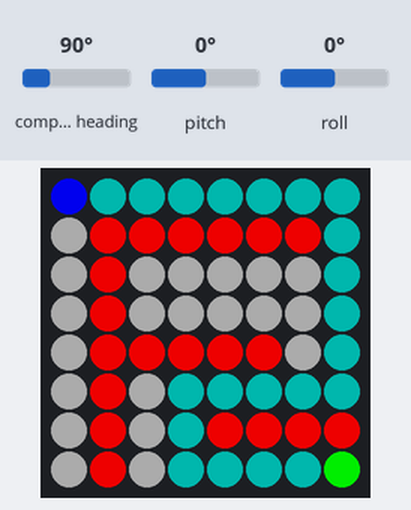
Bench run of a program on a simulated Raspberry Pi (BCM pin numbers) with a Sense HAT. Shown: the Sense HAT's 8×8 RGB LED matrix. Inputs (shaded band) come from the test bench; at power-on: pitch 0°, compass heading 90°, roll 0°. Dim RGB values are drawn brighter than linear; the 64×8 strip is a reading aid, not a part: it shows the text the matrix is scrolling, unrolled, one strip-width of it at a time; the Sense HAT reports a negative pitch or roll as 360° plus the angle. At 7.8 s the program stops and its outputs stay as they are.

Above: at 1.2 s.
1.3 s: pitch set to 14°
2.8 s: pitch set to 18°
At 2.86 s:
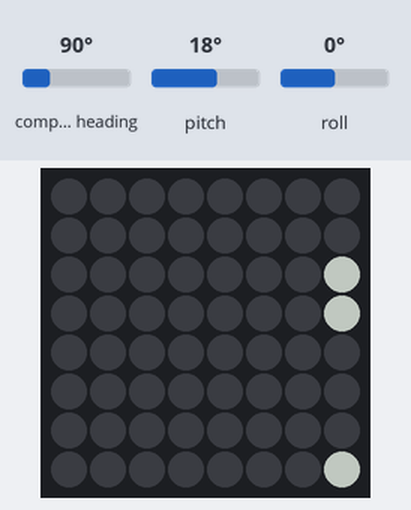
At 8.2 s:
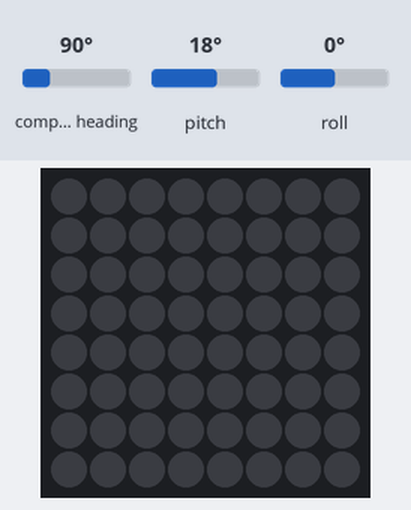

The program:

GyroSensor.py
```python
from sense_hat import SenseHat
from time import sleep

x = 0
y = 0

A = [200, 0, 0]
B = [50, 50, 50]
C = [0, 200, 0]

dy = [-1, 1, 0, 0]
dx = [0, 0, -1, 1]

sense = SenseHat()

MAP = [
    B, B, B, B, B, B, B, B,
    B, A, A, A, A, A, A, B,
    B, A, B, B, B, B, B, B,
    B, A, B, B, B, B, B, B,
    B, A, A, A, A, A, B, B,
    B, A, B, B, B, B, B, B,
    B, A, B, B, A, A, A, A,
    B, A, B, B, B, B, B, C]

paths = []
visited = [
    0, 0, 0, 0, 0, 0, 0, 0,
    0, 0, 0, 0, 0, 0, 0, 0,
    0, 0, 0, 0, 0, 0, 0, 0,
    0, 0, 0, 0, 0, 0, 0, 0,
    0, 0, 0, 0, 0, 0, 0, 0,
    0, 0, 0, 0, 0, 0, 0, 0,
    0, 0, 0, 0, 0, 0, 0, 0,
    0, 0, 0, 0, 0, 0, 0, 0]


def UP():
    global y, A
    if y >= 0 and MAP[8 * (y - 1) + x] != A: y -= 1


def DOWN():
    global y, A
    if y < 7 and MAP[8 * (y + 1) + x] != A: y += 1


def LEFT():
    global x, A
    if x >= 0 and MAP[8 * y + (x - 1)] != A: x -= 1


def RIGHT():
    global x, A
    if x < 7 and MAP[8 * y + (x + 1)] != A: x += 1


def DFS(mx, my, path=[]):
    global dx, dy, visited, C, paths

    path = path + [(mx, my)]

    if MAP[8 * my + mx] == C:
        paths.append(path)
        return

    for i in range(4):
        nx = mx + dx[i]
        ny = my + dy[i]

        if ny < 0 or nx < 0 or ny > 7 or nx > 7: continue
        if visited[8 * ny + nx] != 0: continue
        if MAP[8 * ny + nx] == A: continue

        visited[8 * ny + nx] = 1
        DFS(nx, ny, path)
        visited[8 * ny + nx] = 0


def NAVI(idx):
    global x, y
    sense.clear()
    sense.set_pixels(MAP)
    for i in idx:
        for j in i:
            sense.set_pixel(i[0], i[1], 0, 70, 70)
            sense.set_pixel(7, 7, 0, 200, 0)
    sense.set_pixel(x, y, 0, 0, 200)


while True:
    ori = sense.get_orientation_degrees()

    if ori["roll"] > 270 and ori["roll"] < 345:
        UP()

    if ori["roll"] > 15 and ori["roll"] < 90:
        DOWN()

    if ori["pitch"] > 270 and ori["pitch"] < 345:
        RIGHT()

    if ori["pitch"] > 15 and ori["pitch"] < 90:
        LEFT()

    if MAP[8 * y + x] == C:
        sense.show_message("S", 0.05, text_colour=[100, 100, 100])
        sense.show_message("U", 0.05, text_colour=[100, 100, 100])
        sense.show_message("C", 0.05, text_colour=[100, 100, 100])
        sense.show_message("C", 0.05, text_colour=[100, 100, 100])
        sense.show_message("E", 0.05, text_colour=[100, 100, 100])
        sense.show_message("S", 0.05, text_colour=[100, 100, 100])
        sense.show_message("S", 0.05, text_colour=[100, 100, 100])
        break

    DFS(x, y, path=[])

    min_len = 100
    min_idx = -1

    for i in paths:
        if len(i) < min_len:
            min_len = len(i)
            min_idx = i

    NAVI(min_idx)
    paths.clear()

    sleep(0.1)
```

Measured:
- the behaviour switches between 15 and 16° on pitch (found by bisection; images 0 and 1)
- after the input at 2.8 s, the LEDs: first change at once (image 1 shows a later state)
